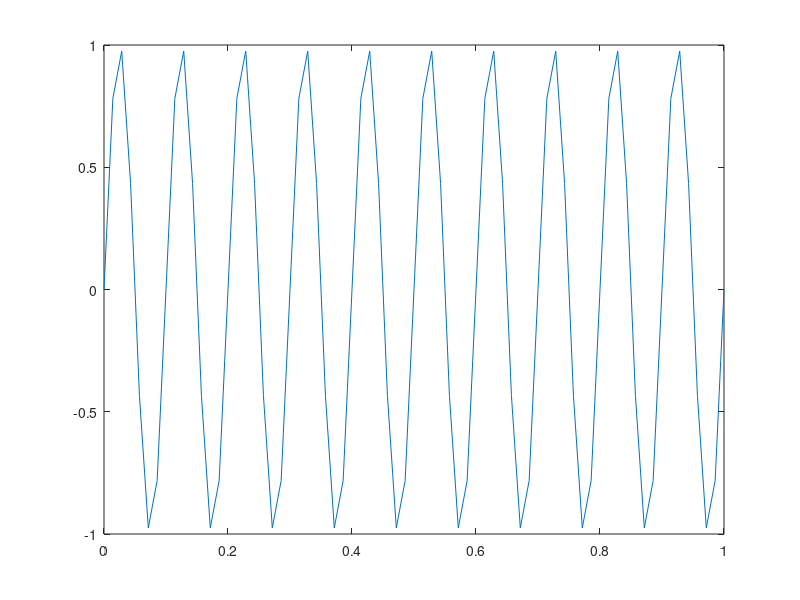

Recreate this plot in MATLAB.
Fs = 70;              %>2Fc      
dt = 1/Fs;                                
t = (0:dt:1)';     
Fc = 10;                     
x = sin(2*pi*Fc*t);
plot(t,x);
